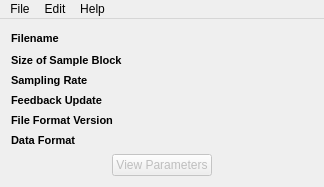
<?xml version="1.0" encoding="UTF-8"?>
<ui version="4.0">
 <class>BCI2000FileInfo</class>
 <widget class="QMainWindow" name="BCI2000FileInfo">
  <property name="geometry">
   <rect>
    <x>0</x>
    <y>0</y>
    <width>324</width>
    <height>187</height>
   </rect>
  </property>
  <property name="windowTitle">
   <string>BCI2000FileInfo</string>
  </property>
  <property name="locale">
   <locale language="English" country="UnitedStates"/>
  </property>
  <widget class="QWidget" name="centralWidget">
   <property name="sizePolicy">
    <sizepolicy hsizetype="Fixed" vsizetype="Fixed">
     <horstretch>0</horstretch>
     <verstretch>0</verstretch>
    </sizepolicy>
   </property>
   <property name="acceptDrops">
    <bool>true</bool>
   </property>
   <layout class="QVBoxLayout" name="verticalLayout" stretch="0,0,0">
    <item>
     <layout class="QHBoxLayout" name="horizontalLayout_2" stretch="0,1">
      <property name="sizeConstraint">
       <enum>QLayout::SetDefaultConstraint</enum>
      </property>
      <item>
       <widget class="QLabel" name="filenameLabel">
        <property name="text">
         <string>&lt;!DOCTYPE HTML PUBLIC &quot;-//W3C//DTD HTML 4.0//EN&quot; &quot;http://www.w3.org/TR/REC-html40/strict.dtd&quot;&gt;
&lt;html&gt;&lt;head&gt;&lt;meta name=&quot;qrichtext&quot; content=&quot;1&quot; /&gt;&lt;style type=&quot;text/css&quot;&gt;
p, li { white-space: pre-wrap; }
&lt;/style&gt;&lt;/head&gt;&lt;body style=&quot; font-family:'MS Shell Dlg 2'; font-size:8.25pt; font-weight:400; font-style:normal;&quot;&gt;
&lt;p style=&quot; margin-top:0px; margin-bottom:0px; margin-left:0px; margin-right:0px; -qt-block-indent:0; text-indent:0px;&quot;&gt;&lt;span style=&quot; font-weight:600;&quot;&gt;Filename&lt;/span&gt;&lt;/p&gt;&lt;/body&gt;&lt;/html&gt;</string>
        </property>
        <property name="margin">
         <number>0</number>
        </property>
        <property name="indent">
         <number>-1</number>
        </property>
       </widget>
      </item>
      <item>
       <widget class="QLabel" name="filename">
        <property name="text">
         <string/>
        </property>
        <property name="wordWrap">
         <bool>true</bool>
        </property>
       </widget>
      </item>
     </layout>
    </item>
    <item>
     <layout class="QFormLayout" name="formLayout">
      <property name="fieldGrowthPolicy">
       <enum>QFormLayout::AllNonFixedFieldsGrow</enum>
      </property>
      <item row="0" column="0">
       <widget class="QLabel" name="sampleBlockLabel">
        <property name="text">
         <string>&lt;!DOCTYPE HTML PUBLIC &quot;-//W3C//DTD HTML 4.0//EN&quot; &quot;http://www.w3.org/TR/REC-html40/strict.dtd&quot;&gt;
&lt;html&gt;&lt;head&gt;&lt;meta name=&quot;qrichtext&quot; content=&quot;1&quot; /&gt;&lt;style type=&quot;text/css&quot;&gt;
p, li { white-space: pre-wrap; }
&lt;/style&gt;&lt;/head&gt;&lt;body style=&quot; font-family:'MS Shell Dlg 2'; font-size:8.25pt; font-weight:400; font-style:normal;&quot;&gt;
&lt;p style=&quot; margin-top:0px; margin-bottom:0px; margin-left:0px; margin-right:0px; -qt-block-indent:0; text-indent:0px;&quot;&gt;&lt;span style=&quot; font-size:8pt; font-weight:600;&quot;&gt;Size of Sample Block&lt;/span&gt;&lt;/p&gt;&lt;/body&gt;&lt;/html&gt;</string>
        </property>
       </widget>
      </item>
      <item row="0" column="1">
       <widget class="QLabel" name="blockSize">
        <property name="text">
         <string/>
        </property>
       </widget>
      </item>
      <item row="1" column="0">
       <widget class="QLabel" name="samplingRateLabel">
        <property name="text">
         <string>&lt;!DOCTYPE HTML PUBLIC &quot;-//W3C//DTD HTML 4.0//EN&quot; &quot;http://www.w3.org/TR/REC-html40/strict.dtd&quot;&gt;
&lt;html&gt;&lt;head&gt;&lt;meta name=&quot;qrichtext&quot; content=&quot;1&quot; /&gt;&lt;style type=&quot;text/css&quot;&gt;
p, li { white-space: pre-wrap; }
&lt;/style&gt;&lt;/head&gt;&lt;body style=&quot; font-family:'MS Shell Dlg 2'; font-size:8.25pt; font-weight:400; font-style:normal;&quot;&gt;
&lt;p style=&quot; margin-top:0px; margin-bottom:0px; margin-left:0px; margin-right:0px; -qt-block-indent:0; text-indent:0px;&quot;&gt;&lt;span style=&quot; font-size:8pt; font-weight:600;&quot;&gt;Sampling Rate&lt;/span&gt;&lt;/p&gt;&lt;/body&gt;&lt;/html&gt;</string>
        </property>
       </widget>
      </item>
      <item row="1" column="1">
       <widget class="QLabel" name="samplingRate">
        <property name="text">
         <string/>
        </property>
       </widget>
      </item>
      <item row="2" column="0">
       <widget class="QLabel" name="feedbackUpdateLabel">
        <property name="text">
         <string>&lt;!DOCTYPE HTML PUBLIC &quot;-//W3C//DTD HTML 4.0//EN&quot; &quot;http://www.w3.org/TR/REC-html40/strict.dtd&quot;&gt;
&lt;html&gt;&lt;head&gt;&lt;meta name=&quot;qrichtext&quot; content=&quot;1&quot; /&gt;&lt;style type=&quot;text/css&quot;&gt;
p, li { white-space: pre-wrap; }
&lt;/style&gt;&lt;/head&gt;&lt;body style=&quot; font-family:'MS Shell Dlg 2'; font-size:8.25pt; font-weight:400; font-style:normal;&quot;&gt;
&lt;p style=&quot; margin-top:0px; margin-bottom:0px; margin-left:0px; margin-right:0px; -qt-block-indent:0; text-indent:0px;&quot;&gt;&lt;span style=&quot; font-size:8pt; font-weight:600;&quot;&gt;Feedback Update&lt;/span&gt;&lt;/p&gt;&lt;/body&gt;&lt;/html&gt;</string>
        </property>
       </widget>
      </item>
      <item row="2" column="1">
       <widget class="QLabel" name="feedback">
        <property name="text">
         <string/>
        </property>
       </widget>
      </item>
      <item row="3" column="0">
       <widget class="QLabel" name="fileFormatVersionLabel">
        <property name="text">
         <string>&lt;!DOCTYPE HTML PUBLIC &quot;-//W3C//DTD HTML 4.0//EN&quot; &quot;http://www.w3.org/TR/REC-html40/strict.dtd&quot;&gt;
&lt;html&gt;&lt;head&gt;&lt;meta name=&quot;qrichtext&quot; content=&quot;1&quot; /&gt;&lt;style type=&quot;text/css&quot;&gt;
p, li { white-space: pre-wrap; }
&lt;/style&gt;&lt;/head&gt;&lt;body style=&quot; font-family:'MS Shell Dlg 2'; font-size:8.25pt; font-weight:400; font-style:normal;&quot;&gt;
&lt;p style=&quot; margin-top:0px; margin-bottom:0px; margin-left:0px; margin-right:0px; -qt-block-indent:0; text-indent:0px;&quot;&gt;&lt;span style=&quot; font-weight:600;&quot;&gt;File Format Version&lt;/span&gt;&lt;/p&gt;&lt;/body&gt;&lt;/html&gt;</string>
        </property>
       </widget>
      </item>
      <item row="3" column="1">
       <widget class="QLabel" name="formatVer">
        <property name="text">
         <string/>
        </property>
       </widget>
      </item>
      <item row="4" column="0">
       <widget class="QLabel" name="dataFormatLabel">
        <property name="text">
         <string>&lt;!DOCTYPE HTML PUBLIC &quot;-//W3C//DTD HTML 4.0//EN&quot; &quot;http://www.w3.org/TR/REC-html40/strict.dtd&quot;&gt;
&lt;html&gt;&lt;head&gt;&lt;meta name=&quot;qrichtext&quot; content=&quot;1&quot; /&gt;&lt;style type=&quot;text/css&quot;&gt;
p, li { white-space: pre-wrap; }
&lt;/style&gt;&lt;/head&gt;&lt;body style=&quot; font-family:'MS Shell Dlg 2'; font-size:8.25pt; font-weight:400; font-style:normal;&quot;&gt;
&lt;p style=&quot; margin-top:0px; margin-bottom:0px; margin-left:0px; margin-right:0px; -qt-block-indent:0; text-indent:0px;&quot;&gt;&lt;span style=&quot; font-size:8pt; font-weight:600;&quot;&gt;Data Format&lt;/span&gt;&lt;/p&gt;&lt;/body&gt;&lt;/html&gt;</string>
        </property>
       </widget>
      </item>
      <item row="4" column="1">
       <widget class="QLabel" name="dataFormat">
        <property name="text">
         <string/>
        </property>
       </widget>
      </item>
     </layout>
    </item>
    <item>
     <layout class="QHBoxLayout" name="horizontalLayout">
      <item>
       <spacer name="horizontalSpacer">
        <property name="orientation">
         <enum>Qt::Horizontal</enum>
        </property>
        <property name="sizeHint" stdset="0">
         <size>
          <width>40</width>
          <height>20</height>
         </size>
        </property>
       </spacer>
      </item>
      <item>
       <widget class="QPushButton" name="parmButton">
        <property name="enabled">
         <bool>false</bool>
        </property>
        <property name="text">
         <string>View Parameters</string>
        </property>
        <property name="checkable">
         <bool>false</bool>
        </property>
       </widget>
      </item>
      <item>
       <spacer name="horizontalSpacer_2">
        <property name="orientation">
         <enum>Qt::Horizontal</enum>
        </property>
        <property name="sizeHint" stdset="0">
         <size>
          <width>40</width>
          <height>20</height>
         </size>
        </property>
       </spacer>
      </item>
     </layout>
    </item>
   </layout>
  </widget>
  <widget class="QMenuBar" name="menuBar">
   <property name="geometry">
    <rect>
     <x>0</x>
     <y>0</y>
     <width>324</width>
     <height>19</height>
    </rect>
   </property>
   <widget class="QMenu" name="menuFile">
    <property name="title">
     <string>File</string>
    </property>
    <addaction name="actionOpen"/>
    <addaction name="actionQuit"/>
   </widget>
   <widget class="QMenu" name="menuHelp">
    <property name="title">
     <string>Help</string>
    </property>
    <addaction name="actionBCI2000_Help"/>
    <addaction name="actionAbout"/>
   </widget>
   <widget class="QMenu" name="menuEdit">
    <property name="title">
     <string>Edit</string>
    </property>
    <addaction name="actionCut"/>
    <addaction name="actionCopy"/>
    <addaction name="actionPaste"/>
   </widget>
   <addaction name="menuFile"/>
   <addaction name="menuEdit"/>
   <addaction name="menuHelp"/>
  </widget>
  <action name="actionBCI2000_Help">
   <property name="text">
    <string>BCI2000 Help</string>
   </property>
  </action>
  <action name="actionAbout">
   <property name="text">
    <string>About...</string>
   </property>
  </action>
  <action name="actionOpen">
   <property name="text">
    <string>Open...</string>
   </property>
   <property name="shortcut">
    <string>Ctrl+O</string>
   </property>
  </action>
  <action name="actionQuit">
   <property name="text">
    <string>Quit</string>
   </property>
   <property name="shortcut">
    <string>Ctrl+Q</string>
   </property>
  </action>
  <action name="actionCut">
   <property name="enabled">
    <bool>false</bool>
   </property>
   <property name="text">
    <string>Cut</string>
   </property>
   <property name="shortcut">
    <string>Ctrl+X</string>
   </property>
  </action>
  <action name="actionCopy">
   <property name="enabled">
    <bool>false</bool>
   </property>
   <property name="text">
    <string>Copy</string>
   </property>
   <property name="shortcut">
    <string>Ctrl+C</string>
   </property>
  </action>
  <action name="actionPaste">
   <property name="enabled">
    <bool>false</bool>
   </property>
   <property name="text">
    <string>Paste</string>
   </property>
   <property name="shortcut">
    <string>Ctrl+V</string>
   </property>
  </action>
 </widget>
 <layoutdefault spacing="6" margin="11"/>
 <resources/>
 <connections>
  <connection>
   <sender>actionQuit</sender>
   <signal>triggered()</signal>
   <receiver>BCI2000FileInfo</receiver>
   <slot>close()</slot>
   <hints>
    <hint type="sourcelabel">
     <x>-1</x>
     <y>-1</y>
    </hint>
    <hint type="destinationlabel">
     <x>185</x>
     <y>104</y>
    </hint>
   </hints>
  </connection>
 </connections>
</ui>
